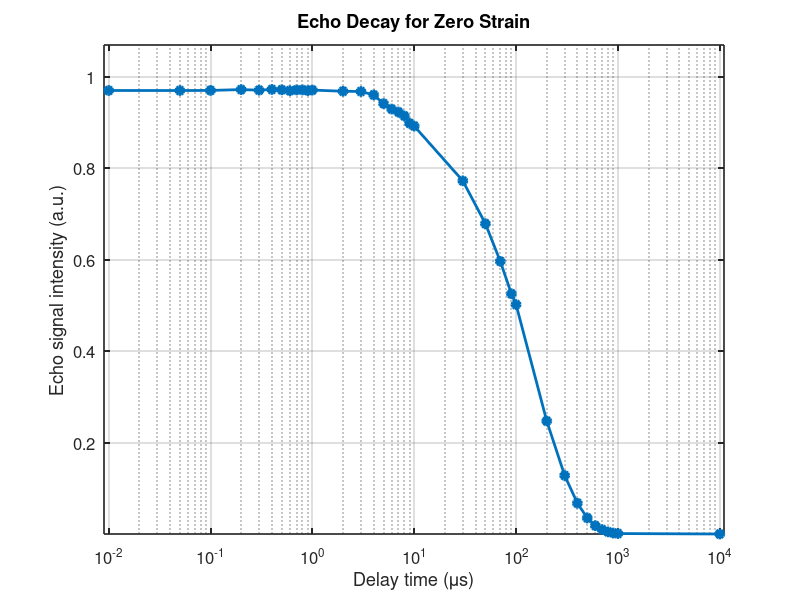

Reproduce this figure in MATLAB.
%exponential decay plot
clear; clc; close all;
% Define x and y values
x_1 = [0.01, 0.05, 0.1,0.2, 0.3, 0.4, 0.5, 0.6, 0.7, 0.8, 0.9, 1, 2, 3, 4, 5, 6, 7, 8, 9, 10, 30, 50, 70, 90, 100,200, 300, 400, 500, 600, 700, 800, 900 1000, 10000];
y_1 = [0.969698, 0.969598, 0.969819, 0.97166, 0.970397, 0.971946, 0.971159, 0.969233, 0.970906, 0.970939, 0.969472, 0.970606, 0.967997, 0.967522, 0.960002, 0.941049, 0.92909, 0.922532, 0.914016, 0.897964, 0.891881, 0.772145, 0.678452, 0.596128, 0.5251591, 0.501592, 0.247032, 0.127887, 0.0673516, 0.0350706, 0.0182448, 0.00958029, 0.00464203, 0.00207072, 0.000984187, 0.0000000000000000285];
% Create the plot for k=1
figure('Color', 'w'); % White background

% Plot with cleaner markers and modern color
plot(x_1, y_1, '-o', ...
    'LineWidth', 2, ...
    'MarkerSize', 6, ...
    'MarkerFaceColor', [0 0.4470 0.7410], ...
    'Color', [0 0.4470 0.7410]);

% Set logarithmic scale for x-axis
set(gca, 'XScale', 'log');

% Improve axis labels with LaTeX interpreter and larger font
xlabel('Delay time (\mus)', 'FontSize', 14);
ylabel('Echo signal intensity (a.u.)', 'FontSize', 14);
title('Echo Decay for Zero Strain', 'FontSize', 16);

% Customize grid and axis appearance
grid on;
box on;
set(gca, 'FontSize', 12, 'LineWidth', 1.2);

% Optionally set tighter axis limits
xlim([min(x_1)*0.9, max(x_1)*1.1]);
ylim([min(y_1)*0.9, max(y_1)*1.1]);

% Optional: add title
% title('Spin Echo Decay for k = 1', 'Interpreter', 'latex', 'FontSize', 14);
